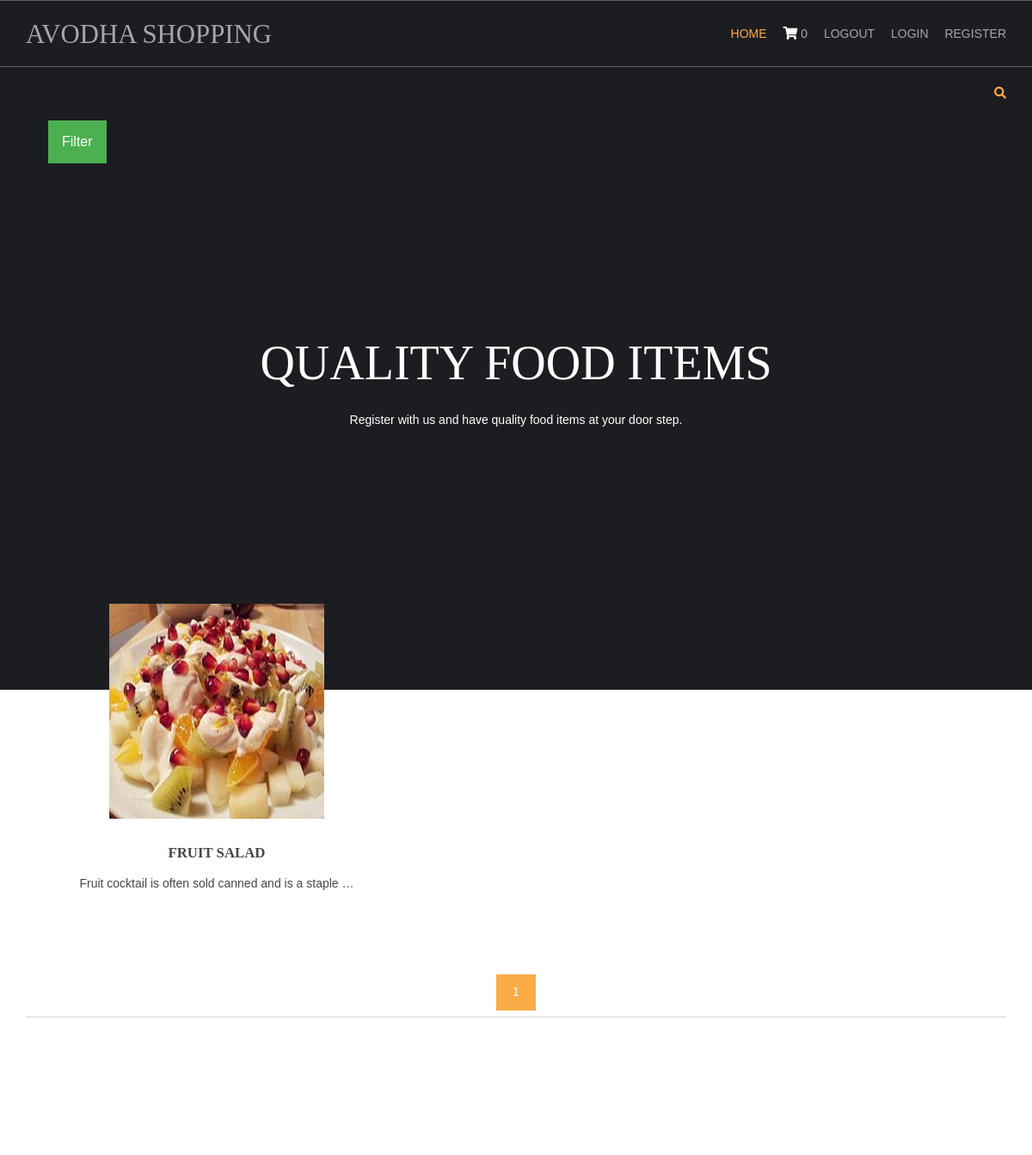
Page /fruit-recipe/ on the committed database.
### shop/models.py (models this page shows, shortened)
class products(models.Model):
    name=models.CharField(max_length=250,unique=True)
    slug=models.SlugField(max_length=250,unique=True)
    img=models.ImageField(upload_to='product')
    desc=models.TextField()
    stock=models.IntegerField()
    available=models.BooleanField()
    price=models.IntegerField()
    category=models.ForeignKey(categ,on_delete=models.CASCADE)
    def get_url(self):
        return reverse('details',args=[self.category.slug,self.slug])

### shop/views.py (the view)
# urls.py: 2. Add a URL to urlpatterns:  path('', views.home, name='home')
def home(request,c_slug=None):
    c_page= None
    prodt= None
    if c_slug!= None:
        c_page= get_object_or_404(categ,slug=c_slug)
        prodt = products.objects.filter(category=c_page,available=True)
    else:
        prodt = products.objects.all().filter(available=True)
    cat = categ.objects.all()
    paginator=Paginator(prodt,6)
    try:
        page=int(request.GET.get('page','1'))
    except:
        page=1
    try:
        pro=paginator.page(page)
    except(EmptyPage,InvalidPage):
        pro=paginator.page(paginator.num_pages)
    return render(request, 'index_hm.html',{'pr': prodt,'ct': cat,'pg':pro})

### cart/context_processor.py (called while the page is built)
def count(request):
    item_count=0;
    if 'admin' in request.path:
        return{}
    else:
        try:
            ct=cartlist.objects.filter(cart_id=c_id(request))
            cti=items.objects.all().filter(cart=ct[:1])
            for c in cti:
                item_count+=c.quan
        except cartlist.DoesNotExist:
            item_count=0
        return dict(itc=item_count)

### cart/views.py (called while the page is built)
def c_id(request):
    ct_id=request.session.session_key
    if not ct_id:
        ct_id=request.session.create()
    return ct_id

### shop/models.py (called while the page is built)
    def get_url(self):
        return reverse('prod_cat',args=[self.slug])

### templates/index_hm.html (shortened to what this page needs)
{% extends 'base.html' %}
{% load static %}
{% block content %}
<!DOCTYPE html>
<html lang="">
<head>
<link href="{% static 'product/layout/styles/layout.css'%}" rel="stylesheet" type="text/css" media="all">
</head>
<body id="top">
<div class="abcd">
    <div class="wrapper row0">
    <div id="topbar" class="hoc clear">
      <div class="fl_right">
        <ul class="nospace">
          <li id="searchform">
          </li>
        </ul>
      </div>
    </div>
  </div>
  <div class="dropdown">
     <button class="dropbtn">Filter</button>
  </div>
  <div id="pageintro">
    <article>
      <h3 class="heading">QUALITY FOOD ITEMS</h3>
      <p>Register with us and have quality food items at your door step.</p>
    </article>
  </div>
</div>
<div class="wrapper row3">
  <main class="hoc container clear">
    <section id="introblocks">
      <ul class="nospace group btmspace-80">
        {% for i in pg.object_list %}
        <li class="one_third">
          <figure><a class="imgover" href="{{i.get_url}}"><img src="{{i.img.url}}" alt="" style="width:250px;height:250px;"></a>
            <figcaption>
              <h6 class="heading">{{i.name}}</h6>
              <p>{{i.desc|truncatewords:10}}</p>
            </figcaption>
          </figure>
        </li>
          {% endfor %}
      </ul>
    </section>
    <center>
      {% for p in pg.paginator.page_range %}
      <a href="?page={{p}}" class="btn btn-light btn-sm {% if pg.number == p %} active {% endif %}">{{p}}</a>
      {% endfor %}
    </center>
    <hr class="btmspace-80">
  </main>
</div>
</body>
</html>
{% endblock %}

### static/product/layout/styles/layout.css (style rules this page uses)
#topbar { padding:20px 0; font-size:.8rem; text-transform:uppercase; }
#topbar ul li { display:inline-block; margin-right:15px; }
#topbar ul li:last-child { margin-right:0; padding-right:0; border-right:none; }
#topbar #searchform { position:relative; line-height:1; z-index:9999; }
#topbar #searchform::after { display:block; height:18px; line-height:18px; padding:0; font-family:"Font Awesome\ 5 Free"; font-weight:900; font-size:1rem; content:"\f002"; }
#topbar #searchform ::placeholder { text-transform:capitalize; }
#pageintro { padding:200px 0 300px; }
#pageintro article, #pageintro article p { display:block; max-width:75%; margin:0 auto; text-align:center; }
#pageintro article p { max-width:65%; line-height:2rem; }
#pageintro .heading { margin-bottom:20px; font-size:4rem; }
.container { padding:80px 0; }
#introblocks { display:block; position:relative; margin:-180px 0 0 0; z-index:1; text-align:center; }
#introblocks figure figcaption { display:block; padding:30px 0 0 0; text-align:center; }
#introblocks figure figcaption .heading { font-size:1.2rem; font-weight:700; margin-bottom:0; }
*, *::before, *::after { transition:all .3s ease-in-out; }
body { color:#A5A6AA; background-color:#1C1D21; }
a { color:#FBAB45; }
hr, .borderedbox { border-color:#D7D7D7; }
.btn, .btn.inverse:hover { color:#FFFFFF; background-color:#FBAB45; border-color:#FBAB45; }
.imgover, .imgover:hover::after { color:#FFFFFF; }
.row3 { color:#474747; background-color:#FFFFFF; }
#topbar #searchform { color:#FBAB45; }
#pageintro { color:#FFFFFF; }
@media screen and (min-width:1140px) { .hoc { max-width:1140px; } }

### static/product/layout/styles/framework.css (style rules this page uses)
html { overflow-y:scroll; overflow-x:hidden; }
html, body { margin:0; padding:0; font-size:14px; line-height:1.6em; }
*, *::before, *::after { box-sizing:border-box; }
.nospace { margin:0; padding:0; list-style:none; }
.btn { display:inline-block; padding:8px 18px 10px; text-transform:uppercase; border:1px solid; }
.clear, .group { display:block; }
.clear::before, .clear::after, .group::before, .group::after { display:table; content:""; }
.clear, .clear::after, .group, .group::after { clear:both; }
a { outline:none; text-decoration:none; }
.fl_right, .imgr { float:right; }
img { width:auto; max-width:100%; height:auto; margin:0; padding:0; border:none; line-height:normal; vertical-align:middle; }
.imgover { display:inline-block; position:relative; max-width:100%; }
.imgover::before, .imgover::after { display:block; position:absolute; content:""; text-align:center; opacity:0; }
.imgover::before { top:0; right:0; bottom:0; left:0; }
.imgover::after { top:50%; left:50%; width:50px; height:50px; line-height:50px; margin:-25px 0 0 -25px; font-family:"Font Awesome\ 5 Free"; font-weight:900; content:"\f067"; font-size:28px; }
body, input, textarea, select { font-family:Verdana, Geneva, sans-serif; }
h1, h2, h3, h4, h5, h6, .heading { font-family:Georgia, "Times New Roman", Times, serif; }
label, input, textarea, select, button { display:block; resize:none; outline:none; color:inherit; font-size:inherit; font-family:inherit; vertical-align:middle; }
::placeholder { opacity:1; }
h1, h2, h3, h4, h5, h6, .heading { margin:0 0 20px 0; font-size:1.4rem; line-height:normal; font-weight:normal; text-transform:uppercase; }
hr { display:block; width:100%; height:1px; border:solid; border-width:1px 0 0 0; }
.wrapper { display:block; position:relative; width:100%; margin:0; padding:0; text-align:left; word-wrap:break-word; }
.hoc { display:block; margin:0 auto; }
address, article, aside, figcaption, figure, footer, header, main, nav, section { display:block; margin:0; padding:0; }
.one_half, .one_third, .two_third, .one_quarter, .two_quarter, .three_quarter { display:inline-block; float:left; margin:0 0 0 4.21052%; list-style:none; }
.one_third { width:30.52631%; }
.btmspace-80 { margin-bottom:80px; }

### templates/index_hm.html (style rules this page uses)
.dropbtn { background-color: #4CAF50; color: white; padding: 16px; font-size: 16px; border: none; cursor: pointer; }
.dropdown { position: relative; display: inline-block; padding-left: 56px; }

### rows in the picture
products: img (picture), name "FRUIT SALAD", desc "Fruit cocktail is often sold canned and is a staple …"

### other values in the picture
{{ itc }} "0"
{{ p }} "1"
